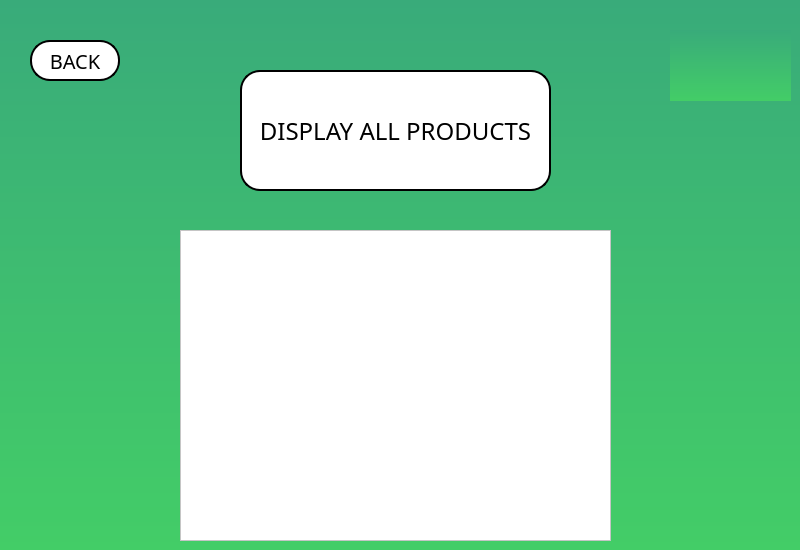
    <widget class="QWidget" name="DISPLAY_ALL_PRODUCTS_page">
     <property name="styleSheet">
      <string notr="true">background-color: qlineargradient(spread:pad, x1:1, y1:1, x2:1, y2:0, stop:0 rgba(67, 205, 103, 255), stop:1 rgba(57, 171, 122, 255));</string>
     </property>
     <widget class="QPushButton" name="DISPLAY_A_P_back">
      <property name="geometry">
       <rect>
        <x>30</x>
        <y>40</y>
        <width>90</width>
        <height>41</height>
       </rect>
      </property>
      <property name="font">
       <font>
        <family>Fugaz One</family>
        <pointsize>15</pointsize>
       </font>
      </property>
      <property name="styleSheet">
       <string notr="true">
QPushButton#DISPLAY_A_P_back {
     background-color:  rgb(255, 255, 255);
	color: rgb(0, 0, 0);
	border-style: solid;
	border-color: black;
	border-width: 2px;
	border-radius: 20px;
 }


 QPushButton#DISPLAY_A_P_bsck:pressed {
     background-color:  rgb(169,169,169) ; 
	color:rgb(0, 0, 0);
	border-style: solid;
	border-color: black;
	border-width: 5px;
	border-radius: 30px;
 }
 QPushButton#DISPLAY_A_P_back:hover {
     background-color: rgb(211,211,211);
	color: rgb(0, 0, 0);
	border-style: solid;
	border-color: black;
	border-width: 2px;
	border-radius: 20px;
	transition: 2s;
 }
</string>
      </property>
      <property name="text">
       <string>BACK</string>
      </property>
     </widget>
     <widget class="QLabel" name="DISPLAY_A_P_Title">
      <property name="geometry">
       <rect>
        <x>240</x>
        <y>70</y>
        <width>311</width>
        <height>121</height>
       </rect>
      </property>
      <property name="font">
       <font>
        <family>Fugaz One</family>
        <pointsize>18</pointsize>
       </font>
      </property>
      <property name="styleSheet">
       <string notr="true">background-color: rgb(255, 255, 255);
color: rgb(0, 0, 0);
border-style: solid;
border-color: black;
border-width: 2px;
border-radius: 20px;</string>
      </property>
      <property name="text">
       <string>DISPLAY ALL PRODUCTS</string>
      </property>
      <property name="alignment">
       <set>Qt::AlignCenter</set>
      </property>
     </widget>
     <widget class="QLabel" name="LOGO">
      <property name="geometry">
       <rect>
        <x>670</x>
        <y>30</y>
        <width>121</width>
        <height>71</height>
       </rect>
      </property>
      <property name="font">
       <font>
        <family>Fugaz One</family>
        <pointsize>50</pointsize>
       </font>
      </property>
      <property name="styleSheet">
       <string notr="true"/>
      </property>
      <property name="text">
       <string/>
      </property>
      <property name="pixmap">
       <pixmap resource="Resource.qrc">:/Resource/IMG/LOGO.png</pixmap>
      </property>
      <property name="scaledContents">
       <bool>true</bool>
      </property>
      <property name="alignment">
       <set>Qt::AlignCenter</set>
      </property>
     </widget>
     <widget class="QTreeView" name="DISPLAY_A_P_table">
      <property name="geometry">
       <rect>
        <x>180</x>
        <y>230</y>
        <width>431</width>
        <height>311</height>
       </rect>
      </property>
      <property name="font">
       <font>
        <family>Segoe UI</family>
        <pointsize>10</pointsize>
        <weight>75</weight>
        <bold>true</bold>
       </font>
      </property>
      <property name="styleSheet">
       <string notr="true">background-color: rgb(255, 255, 255);
color: rgb(0, 0, 0);
</string>
      </property>
     </widget>
    </widget>
